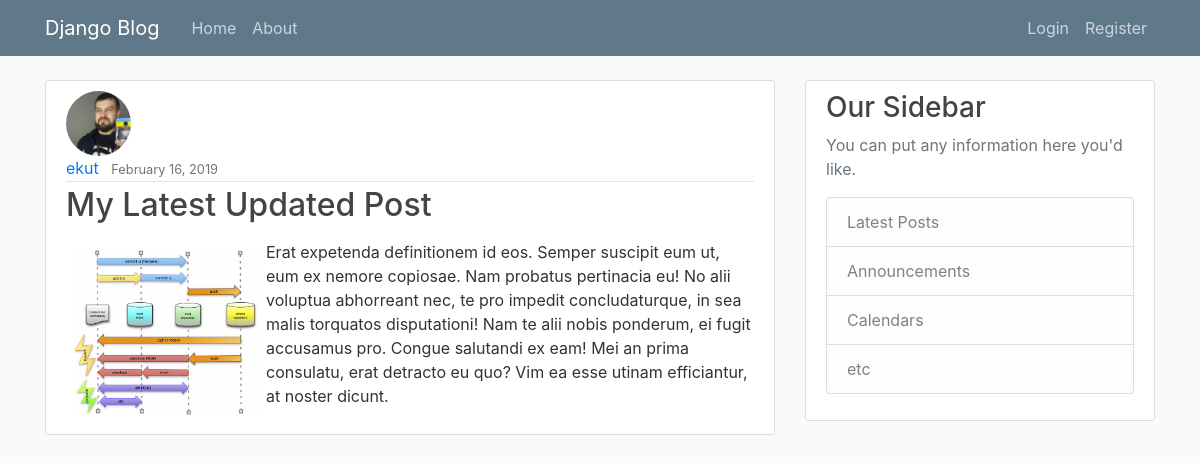
/post/28/, run on an earlier commit of the app's database.
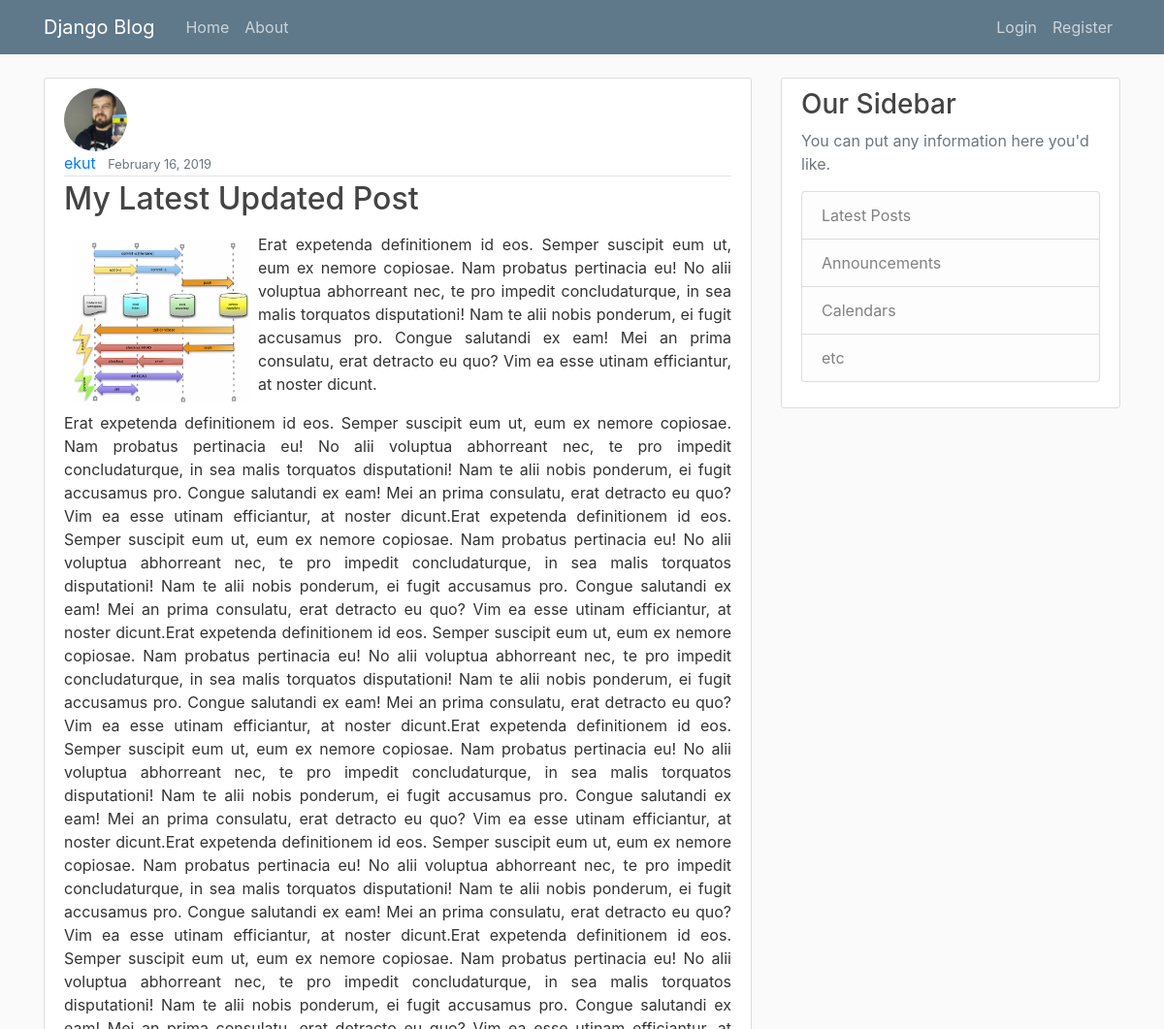
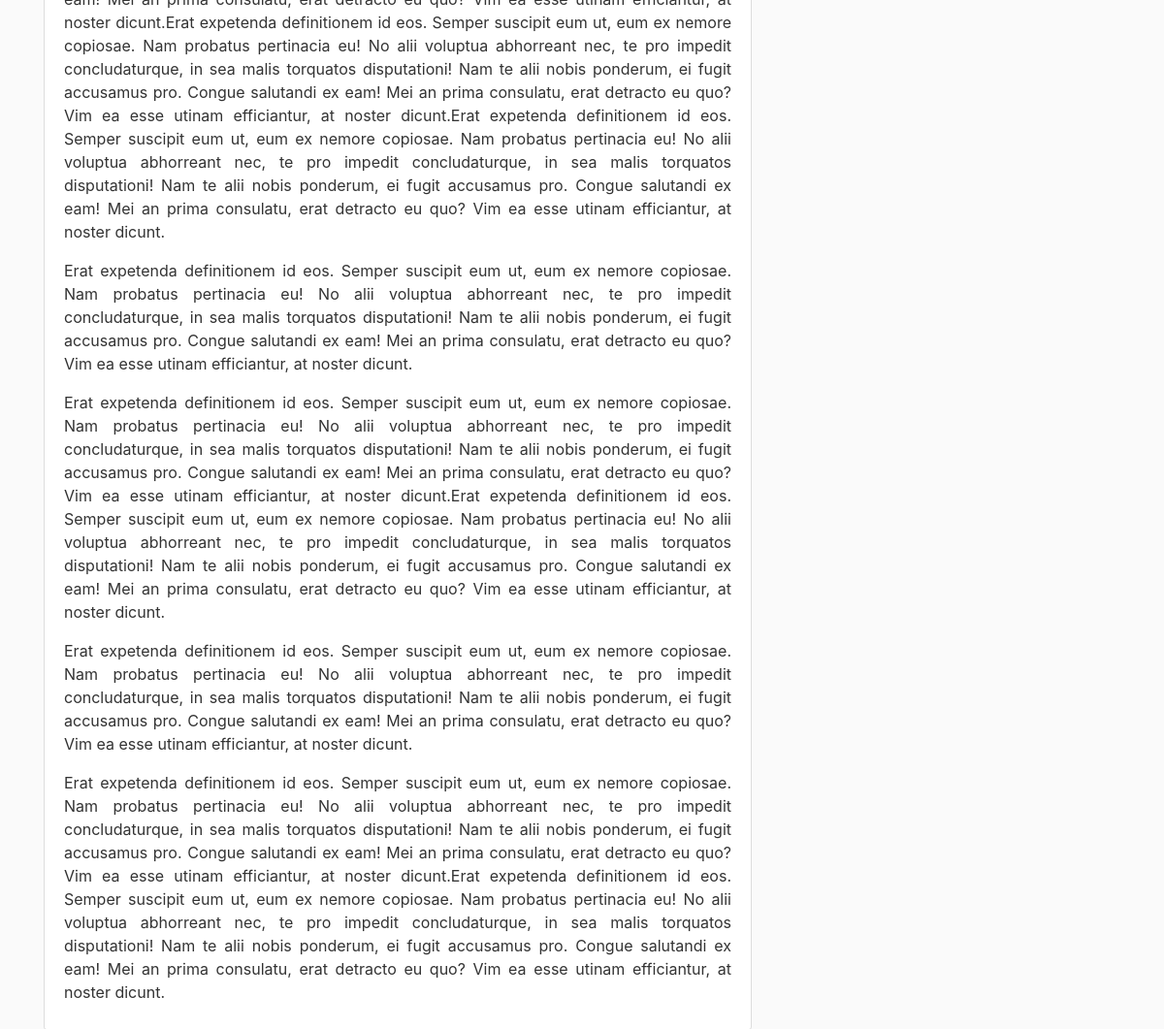
And on a later commit of the database (2 pictures, top to bottom).
### blog/models.py (models this page shows, shortened)
class Post(models.Model):
    title = models.CharField(max_length=100)
    content = RichTextUploadingField(null=True, blank=True)
    date_posted = models.DateTimeField(default=timezone.now)
    author = models.ForeignKey(User, on_delete=models.CASCADE)

### users/models.py (models this page shows, shortened)
class Profile(models.Model):
    user = models.OneToOneField(User, on_delete=models.CASCADE)
    image = models.ImageField(default='default.jpg', upload_to='profile_pics')

### blog/views.py (the view)
# urls.py: path('post/<int:pk>/', PostDetailView.as_view(), name='post-detail'),
class PostDetailView(DetailView):
    model = Post

### blog/templates/blog/post_detail.html (shortened to what this page needs)
{% extends "blog/base.html" %}
{% block content %}
  <article class="media content-section">
    <img class="rounded-circle article-img" src="{{ object.author.profile.image.url }}">
    <div class="media-body">
      <div class="article-metadata">
        <a class="mr-2" href="{% url 'user-posts' object.author.username %}">{{ object.author }}</a>
        <small class="text-muted">{{ object.date_posted|date:"F d, Y" }}</small>
      </div>
      <h2 class="article-title">{{ object.title }}</h2>
      <p class="article-content">{{ object.content|safe }}</p>
    </div>
  </article>
{% endblock content %}

What changed in the data, as far as the page shows it:
changed Post "My Latest Updated Post": content "…efficiantur, at noster dicunt." → "…efficiantur, at noster dicunt. Erat expetenda definitionem id eos. Semper suscipit eum ut, eum ex nemore copiosae. Nam probatus pertinacia eu! No alii voluptua abhorreant nec, te pro impedit concludaturque, in sea malis torquatos disputationi! Nam te alii nobis ponderum, ei fugit accusamus pro. Congue salutandi ex eam! Mei an prima consulatu, erat detracto eu quo? Vim ea esse utinam efficiantur, at noster dicunt.Erat expetenda definitionem id eos. Semper suscipit eum ut, eum ex nemore copiosae. Nam probatus pertinacia eu! No alii voluptua abhorreant nec, te pro impedit concludaturque, in sea malis torquatos disputationi! Nam te alii nobis ponderum, ei fugit accusamus pro. Congue salutandi…"
